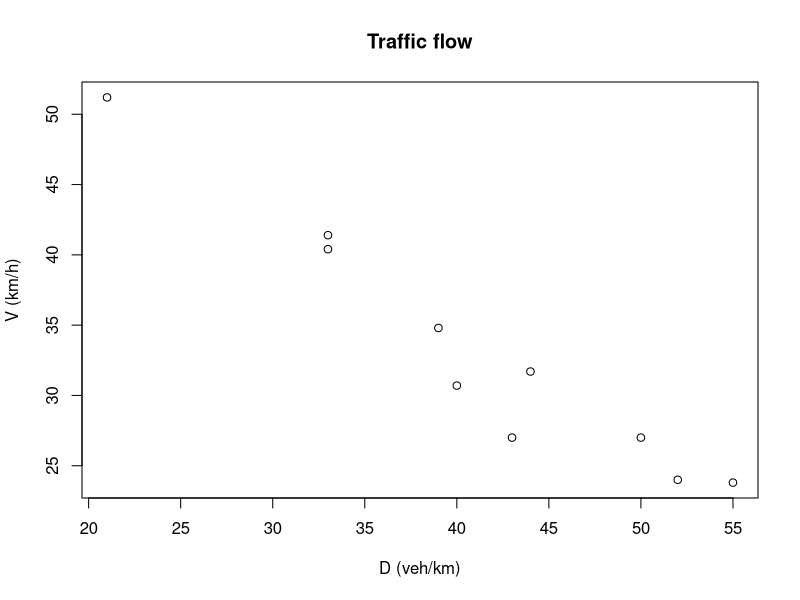
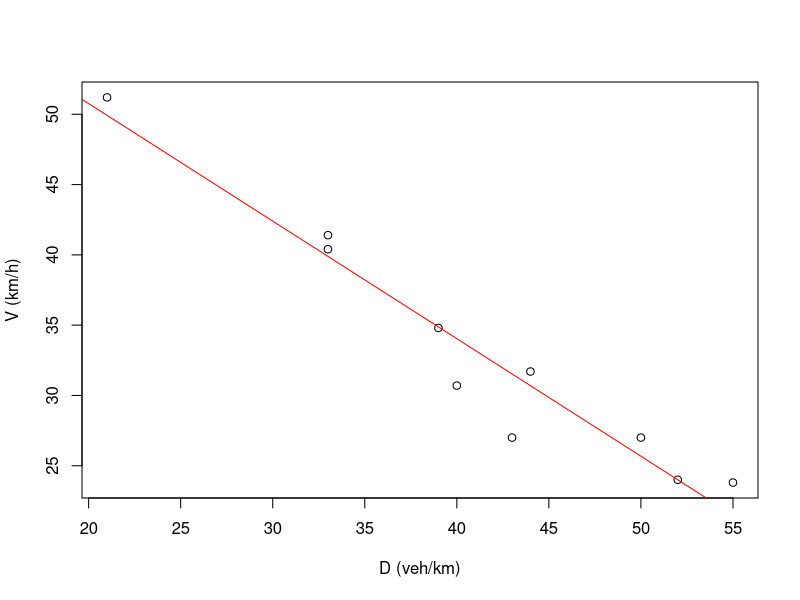

Generate these figures, in order, with R:
# ============================================================
# Unit 2 - Statistical Modelling: from "Coefficient of Determination" on
# All variances / covariances use the population formula (divide by n),
# as in the slides (s_n^2, m11, m20, m02).
# Every function accepts optional frequencies f (default: all 1).
# ============================================================


# ---------- Basic building blocks ----------

# Weighted mean of x with frequencies f.
mean_f <- function(x, f = rep(1, length(x))) {
  sum(x * f) / sum(f)
}

# Variance s_n^2(X) = (sum f*x^2)/n - mean^2 (divides by n, not n-1).
var_n <- function(x, f = rep(1, length(x))) {
  sum(f * (x - mean_f(x, f))^2) / sum(f)
}

# Covariance Cov(X,Y) = m11 - mean(x)*mean(y) (divides by n).
cov_n <- function(x, y, f = rep(1, length(x))) {
  sum(f * x * y) / sum(f) - mean_f(x, f) * mean_f(y, f)
}


# ---------- MSE, R^2 and explained variance ----------

# Residual vector e_i = y_i - yest_i.
residuals_fit <- function(y, yest) {
  y - yest
}

# Sum of squared errors: SSE = sum(e_i^2).
sse <- function(y, yest, f = rep(1, length(y))) {
  sum(f * (y - yest)^2)
}

# Mean squared error: MSE = sum(e_i^2) / n.
mse <- function(y, yest, f = rep(1, length(y))) {
  sse(y, yest, f) / sum(f)
}

# Coefficient of determination: R^2 = 1 - MSE / s_n^2(Y).
# Can be negative if the model fits worse than the horizontal line y = mean(y).
r_squared <- function(y, yest, f = rep(1, length(y))) {
  1 - mse(y, yest, f) / var_n(y, f)
}

# Variance explained by the fit: Vex = R^2 * s_n^2(Y)  (so s_n^2(Y) = MSE + Vex).
variance_explained <- function(y, yest, f = rep(1, length(y))) {
  r_squared(y, yest, f) * var_n(y, f)
}

# Check of the decomposition s_n^2(Y) = MSE + Vex (should be TRUE).
check_variance_decomposition <- function(y, yest, f = rep(1, length(y))) {
  isTRUE(all.equal(var_n(y, f), mse(y, yest, f) + variance_explained(y, yest, f)))
}


# ---------- Simple linear regression ----------

# Slope b of the line Y on X: b = Cov(X,Y) / s_n^2(X).
slope_y_on_x <- function(x, y, f = rep(1, length(x))) {
  cov_n(x, y, f) / var_n(x, f)
}

# Slope b' of the line X on Y: b' = Cov(X,Y) / s_n^2(Y).
slope_x_on_y <- function(x, y, f = rep(1, length(x))) {
  cov_n(x, y, f) / var_n(y, f)
}

# Regression line Y on X: y = a + b*x with a = mean(y) - b*mean(x).
# Returns the coefficients a, b.
reg_y_on_x <- function(x, y, f = rep(1, length(x))) {
  b <- slope_y_on_x(x, y, f)
  a <- mean_f(y, f) - b * mean_f(x, f)
  c(a = a, b = b)
}

# Regression line X on Y: x = a' + b'*y with a' = mean(x) - b'*mean(y).
# Returns the coefficients a', b'.
reg_x_on_y <- function(x, y, f = rep(1, length(x))) {
  b <- slope_x_on_y(x, y, f)
  a <- mean_f(x, f) - b * mean_f(y, f)
  c(a = a, b = b)
}

# Normal equations of Y on X in matrix form: [n sum(x); sum(x) sum(x^2)] (a,b)' = (sum(y), sum(xy))'
# Solves them numerically; gives the same result as reg_y_on_x.
normal_eq_y_on_x <- function(x, y, f = rep(1, length(x))) {
  A <- matrix(c(sum(f), sum(f * x), sum(f * x), sum(f * x^2)), nrow = 2, byrow = TRUE)
  rhs <- c(sum(f * y), sum(f * x * y))
  sol <- solve(A, rhs)
  names(sol) <- c("a", "b")
  sol
}

# Normal equations of X on Y in matrix form (swap the roles of x and y).
normal_eq_x_on_y <- function(x, y, f = rep(1, length(x))) {
  normal_eq_y_on_x(y, x, f)
}

# Predicted values of the line Y on X.
predict_line <- function(coef, x) {
  coef["a"] + coef["b"] * x
}


# ---------- Linear correlation coefficient ----------

# Pearson's linear correlation coefficient: r = Cov(X,Y) / (s_n(X) * s_n(Y)).
pearson_r <- function(x, y, f = rep(1, length(x))) {
  cov_n(x, y, f) / (sqrt(var_n(x, f)) * sqrt(var_n(y, f)))
}

# r from the two slopes: r^2 = b*b', r has the sign of the covariance.
r_from_slopes <- function(b, b_prime) {
  sign(b) * sqrt(b * b_prime)
}

# Slope of Y on X from r: b = r * s_n(Y) / s_n(X).
slope_from_r <- function(r, sx, sy) {
  r * sy / sx
}

# MSE of the linear fit Y on X from r: MSE = s_n^2(Y) * (1 - r^2).
mse_linear_from_r <- function(y, r, f = rep(1, length(y))) {
  var_n(y, f) * (1 - r^2)
}

# MSE of the linear fit from the slope: MSE = s_n^2(Y) - b^2 * s_n^2(X).
mse_linear_from_b <- function(x, y, f = rep(1, length(x))) {
  b <- slope_y_on_x(x, y, f)
  var_n(y, f) - b^2 * var_n(x, f)
}

# In the linear case R^2 = r^2 (TRUE if it holds for the data).
check_r2_equals_r_squared <- function(x, y, f = rep(1, length(x))) {
  co <- reg_y_on_x(x, y, f)
  isTRUE(all.equal(r_squared(y, co["a"] + co["b"] * x, f), pearson_r(x, y, f)^2))
}

# Is the line Y on X better than X on Y?  (MSE_Y/X <= MSE_X/Y  <=>  s_n^2(Y) <= s_n^2(X))
y_on_x_is_better <- function(x, y, f = rep(1, length(x))) {
  var_n(y, f) <= var_n(x, f)
}

# Both regression lines meet at the centre of gravity (mean(x), mean(y)).
centre_of_gravity <- function(x, y, f = rep(1, length(x))) {
  c(x = mean_f(x, f), y = mean_f(y, f))
}


# ---------- Regression from the two lines (slide tasks) ----------

# Given the lines y = a + b*x and x = a' + b'*y, find the centre of gravity (intersection).
intersection_of_lines <- function(a, b, a_prime, b_prime) {
  # y = a + b*x ,  x = a' + b'*y  ->  x = a' + b'*(a + b*x)
  x <- (a_prime + b_prime * a) / (1 - b * b_prime)
  y <- a + b * x
  c(x = x, y = y)
}

# r, s_n(Y) and Cov from both regression lines and s_n(X):
# r = sign(b)*sqrt(b*b'), s_n(Y) = b*s_n(X)/r (from b = r*sy/sx), Cov = b*s_n^2(X).
stats_from_lines <- function(b, b_prime, sx) {
  r <- sign(b) * sqrt(b * b_prime)
  sy <- abs(b) * sx / abs(r)
  list(r = r, sy = sy, var_y = sy^2, cov = b * sx^2)
}

# Non-central moments m20, m02, m11 from the centre of gravity and s_n, Cov:
# m20 = s_n^2(X) + mean(x)^2, m02 = s_n^2(Y) + mean(y)^2, m11 = Cov + mean(x)*mean(y).
raw_moments_from_stats <- function(mx, my, sx, sy, cov) {
  c(m20 = sx^2 + mx^2, m02 = sy^2 + my^2, m11 = cov + mx * my)
}


# ---------- Multiple linear regression ----------

# Design matrix M with a column of ones followed by the predictors (each predictor = one column).
design_matrix <- function(...) {
  cbind(1, ...)
}

# Least squares solution of the normal equations: (M'M) A = M'Y.
# Returns the coefficients (a0, a1, ..., ak).
multi_fit <- function(M, y) {
  as.vector(solve(t(M) %*% M, t(M) %*% y))
}

# Fitted values: Yest = M * A.
multi_predict <- function(M, A) {
  as.vector(M %*% A)
}

# Residual variance, i.e. the MSE of the multiple fit: MSE = SSE / n.
multi_mse <- function(M, y, A) {
  mse(y, multi_predict(M, A))
}

# Coefficient of determination of the multiple fit: R^2 = 1 - MSE / s_n^2(Y).
multi_r2 <- function(M, y, A) {
  r_squared(y, multi_predict(M, A))
}

# Fit of a plane z = a + b*x + c*y; returns coefficients and SSE, MSE, R^2.
fit_plane <- function(x, y, z) {
  M <- design_matrix(x, y)
  A <- multi_fit(M, z)
  zest <- multi_predict(M, A)
  list(coef = setNames(A, c("a", "b", "c")),
       SSE = sse(z, zest), MSE = mse(z, zest), R2 = r_squared(z, zest))
}


# ---------- Fits with arbitrary basis functions ----------

# Fit y = sum_k c_k * g_k(x) with a list of basis functions g_k.
# Works for y = a*sin(x) + b*cos(x), the parabola y = a*x^2 + b*x + c, etc.
fit_basis <- function(x, y, basis) {
  M <- sapply(basis, function(g) rep_len(g(x), length(x)))   # constants are recycled to length(x)
  A <- multi_fit(M, y)
  yest <- as.vector(M %*% A)
  list(coef = A, yest = yest, SSE = sse(y, yest), MSE = mse(y, yest), R2 = r_squared(y, yest))
}

# Fit of the parabola y = a + b*x + c*x^2 (returns a, b, c, SSE, MSE, R^2).
fit_parabola <- function(x, y) {
  fit_basis(x, y, list(function(x) rep(1, length(x)), function(x) x, function(x) x^2))
}


# ---------- Variable transformations (linearisation) ----------
# In all of them the line is fitted in the transformed variables and the
# MSE and R^2 are computed with the ORIGINAL y and the fitted y (as in the slides).

# Exponential fit y = a*exp(b*x): fit ln(y) = A + b*x, a = exp(A).
fit_exponential <- function(x, y) {
  co <- reg_y_on_x(x, log(y))
  a <- exp(co["a"]); b <- co["b"]
  yest <- a * exp(b * x)
  list(a = unname(a), b = unname(b), yest = yest, SSE = sse(y, yest),
       MSE = mse(y, yest), R2 = r_squared(y, yest))
}

# Hyperbolic fit y = 1/(a + b*x): fit Y = 1/y = a + b*x.
fit_hyperbolic <- function(x, y) {
  co <- reg_y_on_x(x, 1 / y)
  yest <- 1 / (co["a"] + co["b"] * x)
  list(a = unname(co["a"]), b = unname(co["b"]), yest = yest, SSE = sse(y, yest),
       MSE = mse(y, yest), R2 = r_squared(y, yest))
}

# Power fit y = a*x^b: fit ln(y) = ln(a) + b*ln(x), a = exp(A).
fit_power <- function(x, y) {
  co <- reg_y_on_x(log(x), log(y))
  a <- exp(co["a"]); b <- co["b"]
  yest <- a * x^b
  list(a = unname(a), b = unname(b), yest = yest, SSE = sse(y, yest),
       MSE = mse(y, yest), R2 = r_squared(y, yest))
}

# Exponential fit in the form y = a*b^x: fit ln(y) = ln(a) + x*ln(b).
fit_exp_base <- function(x, y) {
  co <- reg_y_on_x(x, log(y))
  a <- exp(co["a"]); b <- exp(co["b"])
  yest <- a * b^x
  list(a = unname(a), b = unname(b), yest = yest, SSE = sse(y, yest),
       MSE = mse(y, yest), R2 = r_squared(y, yest))
}

# Linear fit packed in the same output format (to compare models easily).
fit_linear <- function(x, y) {
  co <- reg_y_on_x(x, y)
  yest <- co["a"] + co["b"] * x
  list(a = unname(co["a"]), b = unname(co["b"]), yest = yest, SSE = sse(y, yest),
       MSE = mse(y, yest), R2 = r_squared(y, yest))
}

# Compare models: table with SSE, MSE and R^2 of each fit; the best has the largest R^2.
compare_fits <- function(fits) {
  data.frame(model = names(fits),
             SSE = sapply(fits, function(m) m$SSE),
             MSE = sapply(fits, function(m) m$MSE),
             R2  = sapply(fits, function(m) m$R2),
             row.names = NULL)
}


# ============================================================
# Examples with the data of the slides
# ============================================================

# Exponential / hyperbolic / linear fit (pages 103-107).
x <- c(0, 1, 2, 3, 6)
y <- c(7, 5, 4, 3.5, 3)

fits <- list(exponential = fit_exponential(x, y),   # a = 5.8846, b = -0.1307, MSE = 0.3755, R2 = 0.8123
             hyperbolic  = fit_hyperbolic(x, y),    # a = 0.1690, b = +0.0306 (slide typo: sign), MSE = 0.2855, R2 = 0.8572
             linear      = fit_linear(x, y))        # SSE = 2.63
compare_fits(fits)                                  # hyperbolic is the best fit

pearson_r(x, y)                                     # r = -0.8585 (r^2 = 0.7370)

# Plane fit (page 99): z = 2.2045 - 1.0568x + 1.6591y, SSE = 0.6477, R2 = 0.9794
xp <- c(0, 1, 0, -1, 0, 1, 1, 2)
yp <- c(0, 1, 1, 1, 3, 2, 2, 0)
zp <- c(2, 3, 4, 5, 7, 4, 5, 0)
fit_plane(xp, yp, zp)

# Steel bars task (page 100): z = a + b*x + c*y
xs <- rep(c(5, 10, 15, 20), each = 4)
ys <- rep(1:4, times = 4)
zs <- c(28, 30, 48, 74, 29, 50, 57, 42, 20, 24, 31, 47, 9, 18, 22, 31)
fit_plane(xs, ys, zs)

# Sin/cos and parabola fits (page 101).
xq <- c(0, 1, 0, -1, 0, 1, 1, 2)
yq <- c(0, 1, 1, 1, 3, 2, 2, 0)
fit_basis(xq, yq, list(sin, cos))
fit_parabola(xq, yq)

# Traffic tunnel task (page 87): scatter plot and r.
D <- c(43, 55, 40, 52, 39, 33, 50, 33, 44, 21)
V <- c(27.0, 23.8, 30.7, 24.0, 34.8, 41.4, 27.0, 40.4, 31.7, 51.2)
plot(D, V, main = "Traffic flow", xlab = "D (veh/km)", ylab = "V (km/h)")
pearson_r(D, V)                                     # close to -0.968

# Lines x - 2y = 4 (X on Y: x = 4 + 2y) and 2x - 9y = 8 (Y on X: y = (2x - 8)/9).
stats_from_lines(b = 2 / 9, b_prime = 2, sx = 3)

# Lines y = x/2 + 2 and x = 2y - 4 (page 90): centre of gravity and r.
intersection_of_lines(a = 2, b = 1 / 2, a_prime = -4, b_prime = 2)


#ex

D <- c(43, 55, 40, 52, 39, 33, 50, 33, 44, 21)
V <- c(27.0, 23.8, 30.7, 24.0, 34.8, 41.4, 27.0, 40.4, 31.7, 51.2)

# 1) Scatter diagram (with the regression line of V on D)
plot(D, V, xlab = "D (veh/km)", ylab = "V (km/h)")
co <- reg_y_on_x(D, V)
abline(a = co["a"], b = co["b"], col = "red")

# 2) Choose r from {0.968, -0.968, -0.198}:
#    the points go down as D increases (inverse) and lie close to a line,
#    so the correct value is r = -0.968.

# 3) Verify by calculating r
r <- pearson_r(D, V)
r                                   # -0.9683


# Extra information from the other functions
co                                  # a = 67.485, b = -0.8362
cov_n(D, V)                         # covariance (negative -> inverse relation)
r^2                                 # 0.9376
check_r2_equals_r_squared(D, V)     # TRUE: R^2 = r^2 in the linear case
mse(V, co["a"] + co["b"] * D)       # 4.390



# ex 2 


N   <- 10
vx  <- 9          # sigma_x^2 = 9

# --- Which line is which? ---
# x - 2y = 4   ->  x = 4 + 2y        : X on Y, slope b' = 2
# 2x - 9y = 8  ->  y = (2x - 8)/9    : Y on X, slope b  = 2/9
# (the other assignment gives r^2 = 9/4 > 1, impossible)
b       <- 2 / 9
b_prime <- 2

# --- 1) r, variance of Y and covariance ---
res <- stats_from_lines(b, b_prime, sx = sqrt(vx))
res$r        # 0.6667
res$var_y    # 1
res$cov      # 2

# Centre of gravity (intersection of both lines)
G <- intersection_of_lines(a = -8 / 9, b = 2 / 9, a_prime = 4, b_prime = 2)
G            # x = 4, y = 0

# --- 2) Remove the point (2, -1) and recompute the lines ---
# Removes one point from a data set described only by its n, means, variances and covariance.
remove_point <- function(n, mx, my, vx, vy, cov, px, py) {
  m <- raw_moments_from_stats(mx, my, sqrt(vx), sqrt(vy), cov)   # m20, m02, m11
  k <- n - 1
  mx2 <- (n * mx - px) / k
  my2 <- (n * my - py) / k
  list(n = k, mx = mx2, my = my2,
       vx  = (n * m["m20"] - px^2) / k - mx2^2,
       vy  = (n * m["m02"] - py^2) / k - my2^2,
       cov = (n * m["m11"] - px * py) / k - mx2 * my2)
}

new <- remove_point(N, G["x"], G["y"], vx, res$var_y, res$cov, px = 2, py = -1)

b_new       <- new$cov / new$vx            # slope of Y on X
a_new       <- new$my - b_new * new$mx
b_prime_new <- new$cov / new$vy            # slope of X on Y
a_prime_new <- new$mx - b_prime_new * new$my
r_new       <- new$cov / sqrt(new$vx * new$vy)

c(a = a_new, b = b_new)                    # y = -0.7662 + 0.2078 x
c(a = a_prime_new, b = b_prime_new)        # x = 4 + 2 y
r_new                                      # 0.6447
